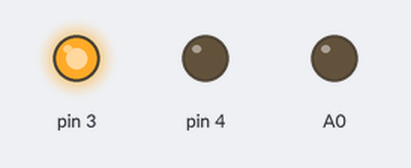
The sketch below on a simulated Arduino Uno, built with avr-gcc and run on an emulated ATmega328P. Shown: output pins drawn as LEDs (lit = HIGH).

Above: at 0.2 s.
At 1.5 s:
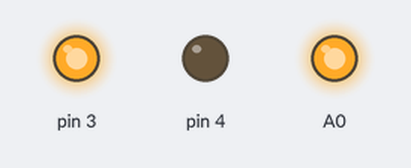
At 3.7 s:
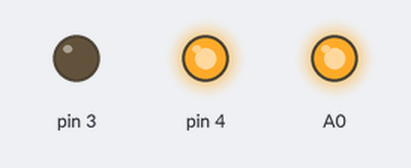
Timing chart, 0 to 6.5 s (numbered marks = the images above):
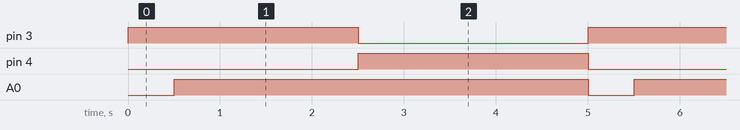

The sketch:

Motor2_20thJan.ino
```cpp
int speed=105 ;

void setup() {
  pinMode(3,OUTPUT);
  pinMode(4,OUTPUT);
  analogWrite(A0,speed);
}

void loop() {


  while(speed>=105 && speed<255){
    analogWrite(A0,speed);
    speed+=30;
    fwd();
    delay(500);
  }

  while(speed>105 && speed<=255){
    analogWrite(A0,speed);
    speed-=30;
    bck();
    delay(500);

  }

}

void fwd(){
  digitalWrite(3,1);
  digitalWrite(4,0);
  //analogWrite(A0,140);
}
void bck(){
   digitalWrite(3,0);
  digitalWrite(4,1);
  //analogWrite(A0,255);
}
```

Measured:
- by itself, pin 3, pin 4: alternates HIGH for 2.5 s and LOW for 2.5 s
- by itself, A0: alternates HIGH for 4.5 s and LOW for 0.50 s
- by itself, everything shown: repeats every 5.0 s, in 3 steps
